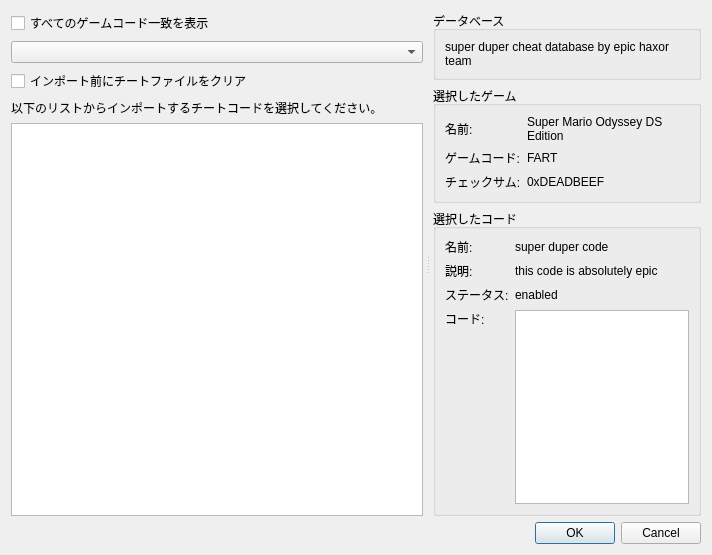
<?xml version="1.0" encoding="UTF-8"?>
<ui version="4.0">
 <class>CheatImportDialog</class>
 <widget class="QDialog" name="CheatImportDialog">
  <property name="geometry">
   <rect>
    <x>0</x>
    <y>0</y>
    <width>712</width>
    <height>555</height>
   </rect>
  </property>
  <property name="windowTitle">
   <string>チートコードをインポート - melonDS</string>
  </property>
  <layout class="QVBoxLayout" name="verticalLayout_3">
   <item>
    <widget class="QSplitter" name="splitter">
     <property name="orientation">
      <enum>Qt::Orientation::Horizontal</enum>
     </property>
     <property name="handleWidth">
      <number>2</number>
     </property>
     <property name="childrenCollapsible">
      <bool>false</bool>
     </property>
     <widget class="QWidget" name="layoutWidget">
      <layout class="QVBoxLayout" name="verticalLayout">
       <property name="rightMargin">
        <number>4</number>
       </property>
       <item>
        <widget class="QCheckBox" name="chkShowAllMatches">
         <property name="text">
          <string>すべてのゲームコード一致を表示</string>
         </property>
        </widget>
       </item>
       <item>
        <widget class="QComboBox" name="cbEntryList"/>
       </item>
       <item>
        <widget class="QCheckBox" name="chkRemoveOld">
         <property name="text">
          <string>インポート前にチートファイルをクリア</string>
         </property>
        </widget>
       </item>
       <item>
        <widget class="QLabel" name="label_8">
         <property name="text">
          <string>以下のリストからインポートするチートコードを選択してください。</string>
         </property>
        </widget>
       </item>
       <item>
        <widget class="QTreeView" name="tvCheatList">
         <property name="sizePolicy">
          <sizepolicy hsizetype="Expanding" vsizetype="Expanding">
           <horstretch>0</horstretch>
           <verstretch>0</verstretch>
          </sizepolicy>
         </property>
         <property name="editTriggers">
          <set>QAbstractItemView::EditTrigger::NoEditTriggers</set>
         </property>
         <property name="headerHidden">
          <bool>true</bool>
         </property>
        </widget>
       </item>
      </layout>
     </widget>
     <widget class="QWidget" name="layoutWidget2">
      <layout class="QVBoxLayout" name="vlRightPanel" stretch="0,0,1">
       <property name="leftMargin">
        <number>4</number>
       </property>
       <item>
        <widget class="QGroupBox" name="gbDatabaseInfo">
         <property name="title">
          <string>データベース</string>
         </property>
         <layout class="QVBoxLayout" name="verticalLayout_4">
          <item>
           <widget class="QLabel" name="lblDatabaseName">
            <property name="sizePolicy">
             <sizepolicy hsizetype="Expanding" vsizetype="Preferred">
              <horstretch>0</horstretch>
              <verstretch>0</verstretch>
             </sizepolicy>
            </property>
            <property name="text">
             <string>super duper cheat database by epic haxor team</string>
            </property>
            <property name="textFormat">
             <enum>Qt::TextFormat::PlainText</enum>
            </property>
            <property name="wordWrap">
             <bool>true</bool>
            </property>
           </widget>
          </item>
         </layout>
        </widget>
       </item>
       <item>
        <widget class="QGroupBox" name="gbEntryInfo">
         <property name="sizePolicy">
          <sizepolicy hsizetype="Preferred" vsizetype="Preferred">
           <horstretch>0</horstretch>
           <verstretch>0</verstretch>
          </sizepolicy>
         </property>
         <property name="title">
          <string>選択したゲーム</string>
         </property>
         <layout class="QFormLayout" name="formLayout">
          <item row="0" column="0">
           <widget class="QLabel" name="label_2">
            <property name="text">
             <string>名前:</string>
            </property>
           </widget>
          </item>
          <item row="0" column="1">
           <widget class="QLabel" name="lblEntryName">
            <property name="sizePolicy">
             <sizepolicy hsizetype="Expanding" vsizetype="Preferred">
              <horstretch>0</horstretch>
              <verstretch>0</verstretch>
             </sizepolicy>
            </property>
            <property name="text">
             <string>Super Mario Odyssey DS Edition</string>
            </property>
            <property name="textFormat">
             <enum>Qt::TextFormat::PlainText</enum>
            </property>
            <property name="wordWrap">
             <bool>true</bool>
            </property>
           </widget>
          </item>
          <item row="1" column="0">
           <widget class="QLabel" name="label_3">
            <property name="text">
             <string>ゲームコード:</string>
            </property>
           </widget>
          </item>
          <item row="1" column="1">
           <widget class="QLabel" name="lblEntryGameCode">
            <property name="text">
             <string>FART</string>
            </property>
            <property name="textFormat">
             <enum>Qt::TextFormat::PlainText</enum>
            </property>
           </widget>
          </item>
          <item row="2" column="0">
           <widget class="QLabel" name="label_5">
            <property name="text">
             <string>チェックサム:</string>
            </property>
           </widget>
          </item>
          <item row="2" column="1">
           <widget class="QLabel" name="lblEntryChecksum">
            <property name="text">
             <string>0xDEADBEEF</string>
            </property>
            <property name="textFormat">
             <enum>Qt::TextFormat::PlainText</enum>
            </property>
           </widget>
          </item>
         </layout>
        </widget>
       </item>
       <item>
        <widget class="QGroupBox" name="gbCodeInfo">
         <property name="sizePolicy">
          <sizepolicy hsizetype="Preferred" vsizetype="Preferred">
           <horstretch>0</horstretch>
           <verstretch>0</verstretch>
          </sizepolicy>
         </property>
         <property name="title">
          <string>選択したコード</string>
         </property>
         <layout class="QFormLayout" name="formLayout_3">
          <item row="0" column="0">
           <widget class="QLabel" name="label">
            <property name="sizePolicy">
             <sizepolicy hsizetype="Preferred" vsizetype="Preferred">
              <horstretch>0</horstretch>
              <verstretch>0</verstretch>
             </sizepolicy>
            </property>
            <property name="text">
             <string>名前:</string>
            </property>
            <property name="alignment">
             <set>Qt::AlignmentFlag::AlignLeading|Qt::AlignmentFlag::AlignLeft|Qt::AlignmentFlag::AlignTop</set>
            </property>
           </widget>
          </item>
          <item row="0" column="1">
           <widget class="QLabel" name="lblCodeName">
            <property name="sizePolicy">
             <sizepolicy hsizetype="Expanding" vsizetype="Preferred">
              <horstretch>0</horstretch>
              <verstretch>0</verstretch>
             </sizepolicy>
            </property>
            <property name="text">
             <string>super duper code</string>
            </property>
            <property name="textFormat">
             <enum>Qt::TextFormat::PlainText</enum>
            </property>
            <property name="wordWrap">
             <bool>true</bool>
            </property>
           </widget>
          </item>
          <item row="1" column="0">
           <widget class="QLabel" name="label_6">
            <property name="sizePolicy">
             <sizepolicy hsizetype="Preferred" vsizetype="Preferred">
              <horstretch>0</horstretch>
              <verstretch>0</verstretch>
             </sizepolicy>
            </property>
            <property name="text">
             <string>説明:</string>
            </property>
            <property name="alignment">
             <set>Qt::AlignmentFlag::AlignLeading|Qt::AlignmentFlag::AlignLeft|Qt::AlignmentFlag::AlignTop</set>
            </property>
           </widget>
          </item>
          <item row="1" column="1">
           <widget class="QLabel" name="lblCodeDesc">
            <property name="sizePolicy">
             <sizepolicy hsizetype="Expanding" vsizetype="Preferred">
              <horstretch>0</horstretch>
              <verstretch>0</verstretch>
             </sizepolicy>
            </property>
            <property name="text">
             <string>this code is absolutely epic</string>
            </property>
            <property name="textFormat">
             <enum>Qt::TextFormat::PlainText</enum>
            </property>
            <property name="wordWrap">
             <bool>true</bool>
            </property>
           </widget>
          </item>
          <item row="2" column="0">
           <widget class="QLabel" name="lblCodeStatusLabel">
            <property name="sizePolicy">
             <sizepolicy hsizetype="Preferred" vsizetype="Preferred">
              <horstretch>0</horstretch>
              <verstretch>0</verstretch>
             </sizepolicy>
            </property>
            <property name="text">
             <string>ステータス:</string>
            </property>
           </widget>
          </item>
          <item row="2" column="1">
           <widget class="QLabel" name="lblCodeStatus">
            <property name="sizePolicy">
             <sizepolicy hsizetype="Preferred" vsizetype="Preferred">
              <horstretch>0</horstretch>
              <verstretch>0</verstretch>
             </sizepolicy>
            </property>
            <property name="text">
             <string>enabled</string>
            </property>
            <property name="textFormat">
             <enum>Qt::TextFormat::PlainText</enum>
            </property>
           </widget>
          </item>
          <item row="3" column="0">
           <widget class="QLabel" name="lblCodeCodeLabel">
            <property name="sizePolicy">
             <sizepolicy hsizetype="Preferred" vsizetype="Preferred">
              <horstretch>0</horstretch>
              <verstretch>0</verstretch>
             </sizepolicy>
            </property>
            <property name="text">
             <string>コード:</string>
            </property>
            <property name="alignment">
             <set>Qt::AlignmentFlag::AlignLeading|Qt::AlignmentFlag::AlignLeft|Qt::AlignmentFlag::AlignTop</set>
            </property>
           </widget>
          </item>
          <item row="3" column="1">
           <widget class="QPlainTextEdit" name="txtCodeCode">
            <property name="sizePolicy">
             <sizepolicy hsizetype="Expanding" vsizetype="Expanding">
              <horstretch>0</horstretch>
              <verstretch>0</verstretch>
             </sizepolicy>
            </property>
            <property name="font">
             <font>
              <family>Noto Sans Mono</family>
             </font>
            </property>
            <property name="sizeAdjustPolicy">
             <enum>QAbstractScrollArea::SizeAdjustPolicy::AdjustToContents</enum>
            </property>
            <property name="readOnly">
             <bool>true</bool>
            </property>
           </widget>
          </item>
         </layout>
        </widget>
       </item>
      </layout>
     </widget>
    </widget>
   </item>
   <item>
    <widget class="QDialogButtonBox" name="buttonBox">
     <property name="orientation">
      <enum>Qt::Orientation::Horizontal</enum>
     </property>
     <property name="standardButtons">
      <set>QDialogButtonBox::StandardButton::Cancel|QDialogButtonBox::StandardButton::Ok</set>
     </property>
    </widget>
   </item>
  </layout>
 </widget>
 <resources/>
 <connections>
  <connection>
   <sender>buttonBox</sender>
   <signal>accepted()</signal>
   <receiver>CheatImportDialog</receiver>
   <slot>accept()</slot>
   <hints>
    <hint type="sourcelabel">
     <x>248</x>
     <y>254</y>
    </hint>
    <hint type="destinationlabel">
     <x>157</x>
     <y>274</y>
    </hint>
   </hints>
  </connection>
  <connection>
   <sender>buttonBox</sender>
   <signal>rejected()</signal>
   <receiver>CheatImportDialog</receiver>
   <slot>reject()</slot>
   <hints>
    <hint type="sourcelabel">
     <x>316</x>
     <y>260</y>
    </hint>
    <hint type="destinationlabel">
     <x>286</x>
     <y>274</y>
    </hint>
   </hints>
  </connection>
 </connections>
</ui>
